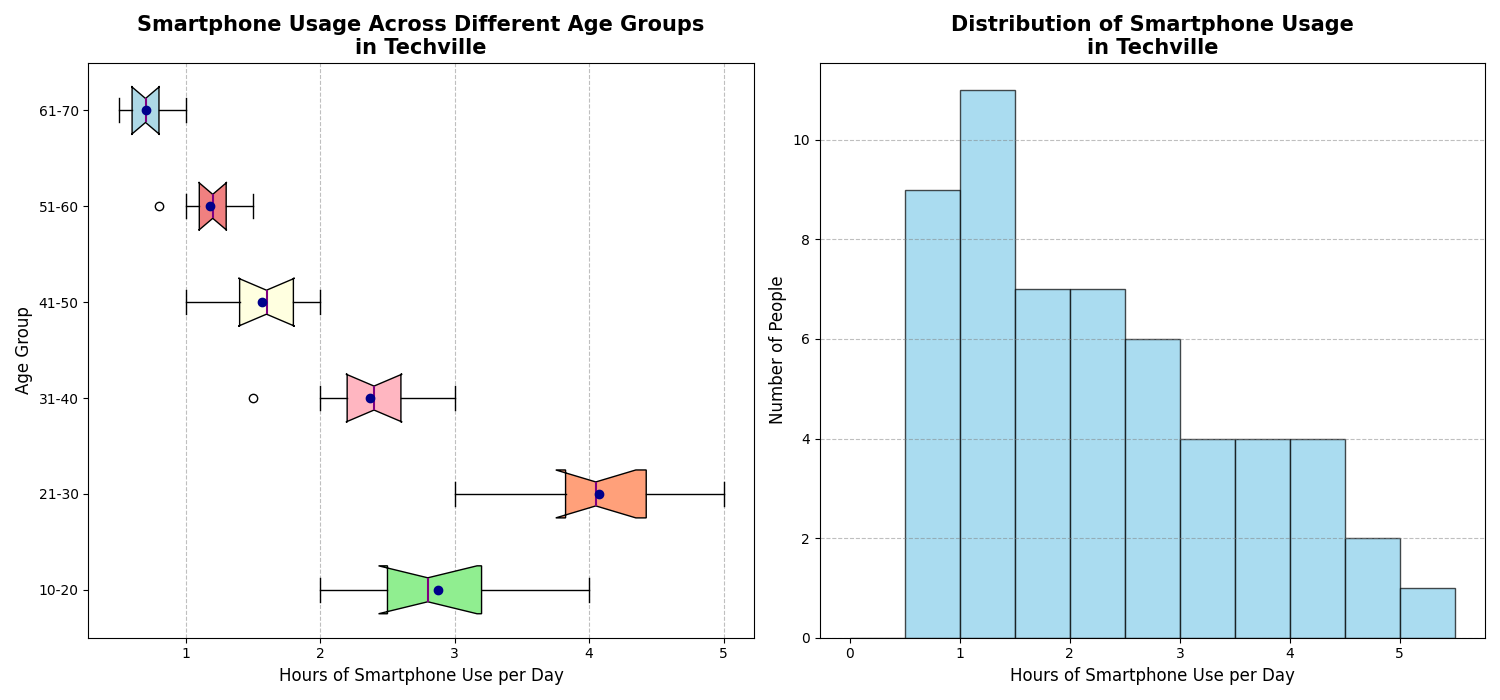

The script that drew this image:
import matplotlib.pyplot as plt
import numpy as np

age_groups = ['10-20', '21-30', '31-40', '41-50', '51-60', '61-70']
smartphone_usage = [
    [2, 2.5, 3, 2.2, 2.8, 3.5, 4, 3.2, 2.7],
    [3, 3.5, 4, 4.2, 3.8, 4.7, 5, 4.5, 4.1, 3.9],
    [1.5, 2, 2.2, 2.5, 2.3, 2.8, 3, 2.6, 2.4],
    [1, 1.2, 1.5, 1.4, 1.6, 1.7, 2, 1.8, 1.9],
    [0.8, 1, 1.2, 1.1, 1.3, 1.5, 1.4, 1.2, 1.1],
    [0.5, 0.7, 0.6, 0.8, 1, 0.9, 0.7, 0.6, 0.5]
]

all_ages_usage = sum(smartphone_usage, [])

fig, axs = plt.subplots(1, 2, figsize=(15, 7))

# Plotting horizontal boxplots
boxplot = axs[0].boxplot(smartphone_usage, patch_artist=True, notch=True, vert=False, showmeans=True)

# Color configurations
colors = ['lightgreen', 'lightsalmon', 'lightpink', 'lightyellow', 'lightcoral', 'lightblue']
for patch, color in zip(boxplot['boxes'], colors):
    patch.set_facecolor(color)
for median in boxplot['medians']:
    median.set(color='purple', linewidth=1.5)
for mean in boxplot['means']:
    mean.set(marker='o', markerfacecolor='darkblue', markeredgecolor='darkblue')

axs[0].set_title("Smartphone Usage Across Different Age Groups\nin Techville", fontsize=15, fontweight='bold')
axs[0].set_ylabel("Age Group", fontsize=12)
axs[0].set_xlabel("Hours of Smartphone Use per Day", fontsize=12)
axs[0].set_yticklabels(age_groups)
axs[0].xaxis.grid(True, linestyle='--', which='major', color='grey', alpha=0.5)

axs[1].hist(all_ages_usage, bins=np.arange(0, 6, 0.5), color='skyblue', edgecolor='black', alpha=0.7)
axs[1].set_title("Distribution of Smartphone Usage\nin Techville", fontsize=15, fontweight='bold')
axs[1].set_xlabel("Hours of Smartphone Use per Day", fontsize=12)
axs[1].set_ylabel("Number of People", fontsize=12)
axs[1].yaxis.grid(True, linestyle='--', which='major', color='grey', alpha=0.5)

plt.tight_layout()
plt.show()
